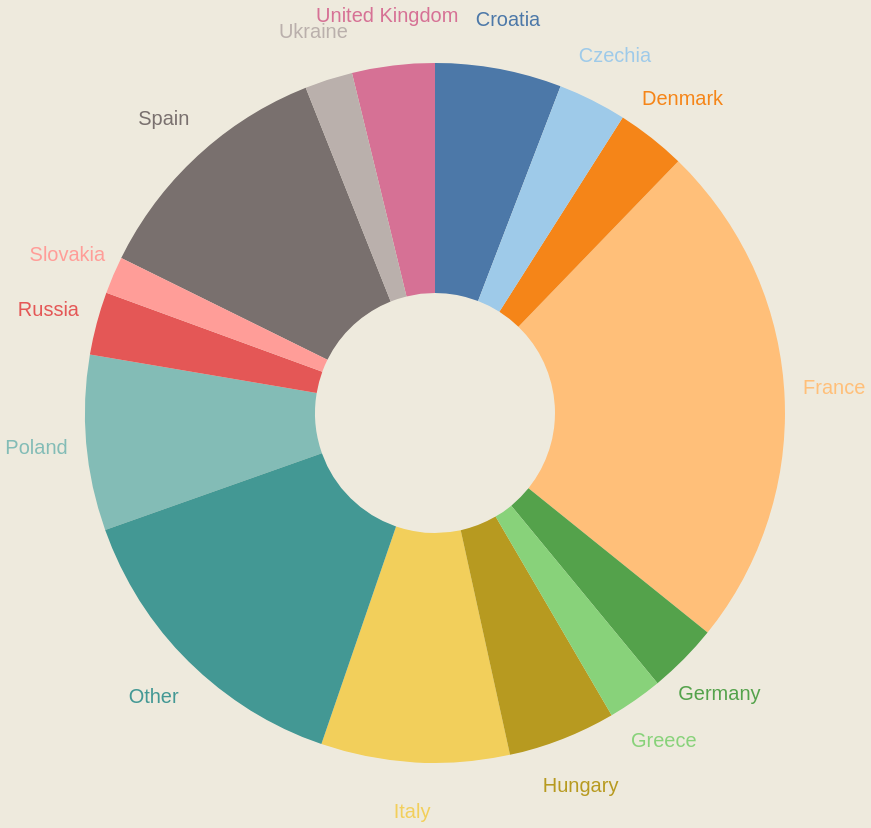

Vega-Lite specification for this chart:
### Vega-Lite specification from a JSON file in a GitHub repository (floating-point values rounded to 4 significant figures)
{"$schema": "https://vega.github.io/schema/vega-lite/v4.json", "width": 440, "height": 330, "background": "#EEEADD", "description": "A donut chart representing the number of tourists that visit each country on average.", "data": {"name": "table", "values": [{"country": "France", "value": 199200000.0, "percent": 23.56}, {"country": "Spain", "value": 98706350, "percent": 11.67}, {"country": "Italy", "value": 73570000.0, "percent": 8.7}, {"country": "Poland", "value": 68472600, "percent": 8.09}, {"country": "Croatia", "value": 49382150, "percent": 5.84}, {"country": "Hungary", "value": 42129100, "percent": 4.98}, {"country": "United Kingdom", "value": 32233250, "percent": 3.81}, {"country": "Denmark", "value": 27220000.0, "percent": 3.22}, {"country": "Germany", "value": 27428400, "percent": 3.24}, {"country": "Czechia", "value": 26810000.0, "percent": 3.17}, {"country": "Russia", "value": 24676600, "percent": 2.92}, {"country": "Greece", "value": 21517500, "percent": 2.54}, {"country": "Ukraine", "value": 18684100, "percent": 2.21}, {"country": "Slovakia", "value": 14526000, "percent": 1.72}, {"country": "Other", "value": 121000000.0, "percent": 14.31}]}, "layer": [{"mark": {"type": "arc", "innerRadius": 120, "outerRadius": 350}, "encoding": {"tooltip": [{"field": "country", "type": "nominal", "title": "Country Name"}, {"field": "value", "type": "quantitative", "title": "Avg. Number of Tourists", "format": ","}, {"field": "percent", "type": "quantitative", "title": "% of Total: "}], "color": {"field": "country", "scale": {"scheme": "tableau20"}}}}, {"mark": {"type": "text", "radius": 400, "fontSize": 20}, "encoding": {"text": {"field": "country", "type": "nominal"}}}], "encoding": {"theta": {"field": "value", "type": "quantitative", "stack": true}, "color": {"field": "country", "type": "nominal", "legend": null}}, "view": {"stroke": null}}
